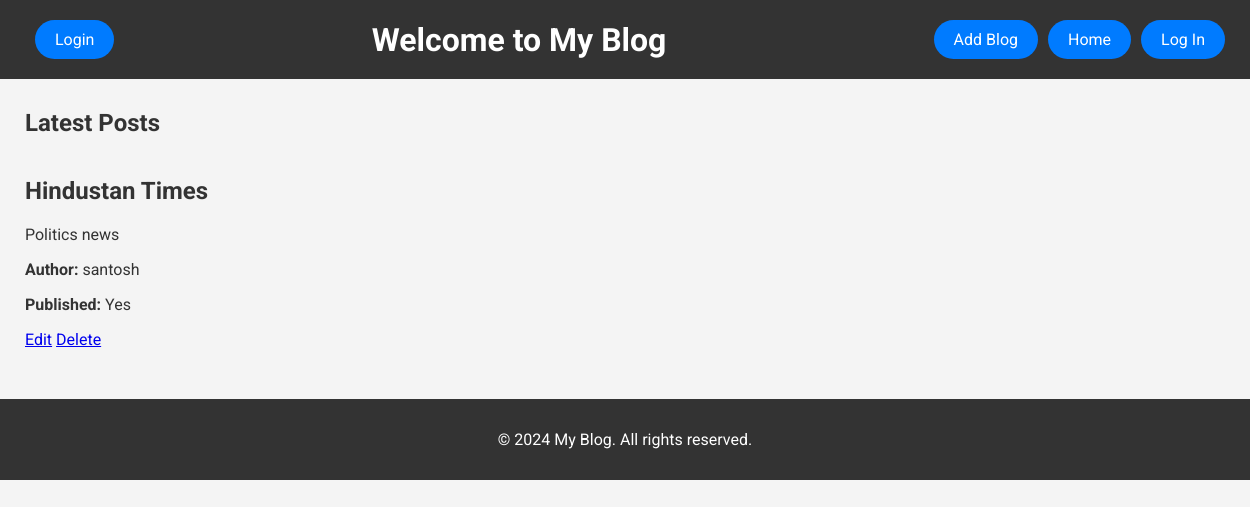
/view/12/, run on the app's committed database.
### app/models.py (models this page shows, shortened)
class Post(models.Model):
    title = models.CharField(max_length=200)
    content = models.TextField()
    author = models.ForeignKey(Author, on_delete=models.CASCADE, related_name="posts")  # Many-to-one relationship
    categories = models.ManyToManyField(Category, related_name="posts")  # Many-to-many relationship
    created_at = models.DateTimeField(auto_now_add=True)
    updated_at = models.DateTimeField(auto_now=True)
    is_published = models.BooleanField(default=False)
    class Meta:
        ordering = ['-created_at']  # Newest posts first

class Author(models.Model):
    user = models.OneToOneField(User, on_delete=models.CASCADE)  # Link to Django's built-in User model
    bio = models.TextField(blank=True, null=True)  # Author bio

### app/views.py (the view)
# urls.py: path('view/<int:post_id>/', views.view_post, name='view-post'),
def view_post(request, post_id):
    post = get_object_or_404(Post, id=post_id)
    return render(request, 'view_post.html', {'post': post})

### templates/view_post.html
{% extends 'base.html' %}
{% block content %}
    <div class="post-detail">
        <h2>{{ post.title }}</h2>
        <p>{{ post.content }}</p>
        <p><strong>Author:</strong> {{ post.author.user.username }}</p>
        <p><strong>Published:</strong> {{ post.is_published|yesno:"Yes,No" }}</p>
        <a href="{% url 'edit-post' post.id %}" class="edit-btn">Edit</a>
        <a href="{% url 'delete-post' post.id %}" class="delete-btn">Delete</a>
    </div>
{% endblock %}

### templates/base.html (style rules this page uses)
body { font-family: 'Roboto', sans-serif; margin: 0; padding: 0; background-color: #f4f4f4; color: #333; }

### data on the page
Post: title "Hindustan Times", content "Politics news", author.user.username "santosh", is_published "Yes"
